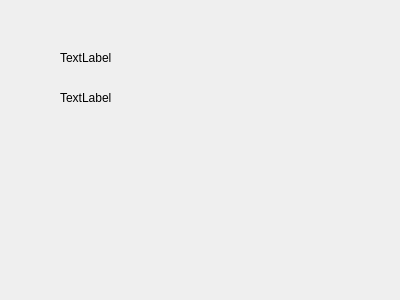
<?xml version="1.0" encoding="UTF-8"?>
<ui version="4.0">
 <class>myTimer</class>
 <widget class="QWidget" name="myTimer">
  <property name="geometry">
   <rect>
    <x>0</x>
    <y>0</y>
    <width>400</width>
    <height>300</height>
   </rect>
  </property>
  <property name="windowTitle">
   <string>Form</string>
  </property>
  <widget class="QLabel" name="label">
   <property name="geometry">
    <rect>
     <x>60</x>
     <y>50</y>
     <width>60</width>
     <height>16</height>
    </rect>
   </property>
   <property name="text">
    <string>TextLabel</string>
   </property>
  </widget>
  <widget class="QLabel" name="label_2">
   <property name="geometry">
    <rect>
     <x>60</x>
     <y>90</y>
     <width>60</width>
     <height>16</height>
    </rect>
   </property>
   <property name="text">
    <string>TextLabel</string>
   </property>
  </widget>
 </widget>
 <resources/>
 <connections/>
</ui>
